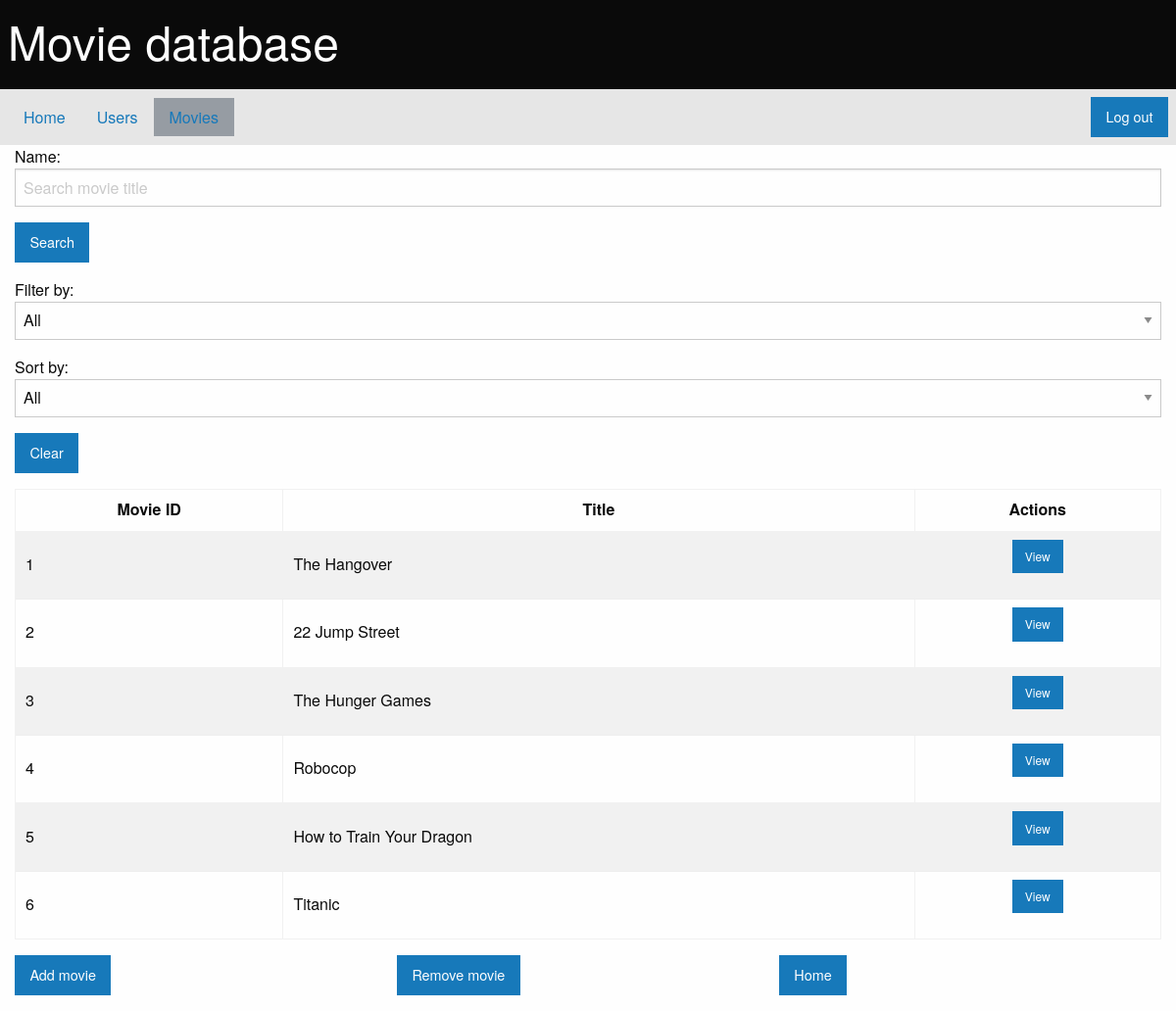
/projects/movie_db_application/private/movies.php (signed in), run on an earlier commit of the app's database.
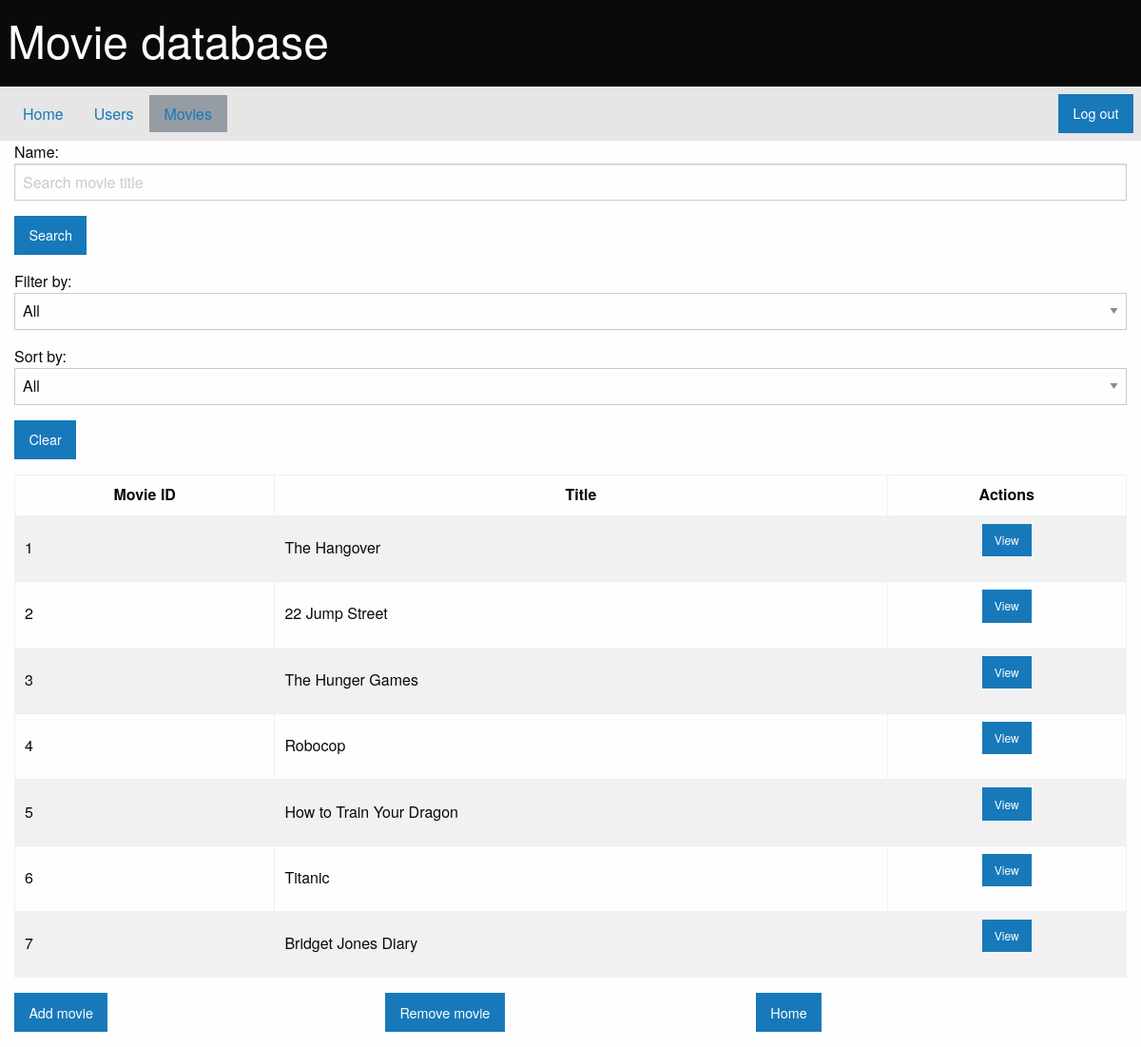
And on a later commit of the database.
### tables this page shows
CREATE TABLE `movies` (
  `id` int(5) NOT NULL,
  `title` varchar(50) NOT NULL,
  `genre_id` int(5) NOT NULL,
  `type_id` int(5) NOT NULL
);

### projects/movie_db_application/private/model/db_functions.php (called while the page is built, shortened)
<?php
function get_movies($connection, $search = '', $genre = '', $sort_by = '') {
    if($genre) $and = 'AND genres.genre_id = '.$genre;
    else $and = '';
    if($sort_by == 'downloads') $order = 'ORDER BY total_downloads DESC';
    else $order = '';
    $sql_to_run = "SELECT movies.*, genre, format, file_type, qry_downloads.count_downloads AS total_downloads FROM movies
                   LEFT JOIN genres ON (genres.genre_id = movies.genre_id)
                   LEFT JOIN video_formats ON (video_formats.type_id = movies.type_id)
                   LEFT JOIN (
                        SELECT downloads.*, COUNT(id) AS count_downloads FROM downloads
                   ) AS qry_downloads ON (qry_downloads.movie_id = movies.id)
                   WHERE title LIKE '%$search%'
                   $and
                   $order";
    $result = $connection->query($sql_to_run);
    $movies_array = array();
    if($result->num_rows > 0) {
        while($row = $result->fetch_assoc()) {
             $movies_array[] = (object) array(
                 'id' => $row["id"],
                 'title' => $row["title"],
                 'genre' => $row["genre"],
                 'format' => $row["format"],
                 'file_type' => $row["file_type"],
                 'total_downloads' => $row["total_downloads"]
             );
        }
        return $movies_array;
    } else {
       return(false);
    }
}
function get_genres($connection) {
    $sql_to_run = "SELECT * FROM genres";
    $result = $connection->query($sql_to_run);
    $genres_array = array();
    if($result->num_rows > 0) {
        while($row = $result->fetch_assoc()) {
             $genres_array[] = (object) array(
                 'id' => $row["genre_id"],
                 'genre' => $row["genre"],
             );
        }
        return $genres_array;
    }
}
?>

### projects/movie_db_application/private/movies.php (the view, shortened to what this page needs)
<!doctype html>
<html>
<head>
    <?php include_once('model/db_functions.php'); ?>
    <?php include_once('model/view_functions.php'); ?>
    <link rel="stylesheet" type="text/css" href="assets/css/foundation.css">
</head>
<body>
    <?php
        $connection = connect_database();
        $content = title_nav_bar('movies');
        if(isset($_GET['view'])) $view = $_GET['view'];
        else $view = '';
        if(isset($_POST['search'])) $search = $_POST['search'];
        else $search = '';
        if(isset($_GET['genre'])) $genre_search = $_GET['genre'];
        else $genre_search = '';
        if(isset($_GET['sort_by'])) $sort_by = $_GET['sort_by'];
        else $sort_by = '';
        if($view == '') {
            $genres = get_genres($connection);
            $content .= '
                <div class="grid-container">
                    <div class="">
                        <form id="search_movies" method="post" action="?">
                            Name: <input type="text" id="search" name="search" placeholder="Search movie title">
                            <input class="button" type="submit" value="Search">
                        </form>
                        <form method="get">
                        Filter by:
                            <select name="genre" id="genre" onchange="this.form.submit()">
                                <optgroup label="Genre">
                                    <option value="">All</option>';
                            foreach($genres as $genre) {
                                $content .= '<option value="'.$genre->id.'" '.($genre->id == $genre_search?'selected="selected"':'').'>'.$genre->genre.'</option>';
                            }
                            $content .= '
                                </optgroup>
                            </select>
                        Sort by:
                            <select name="sort_by" id="sort_by" onchange="this.form.submit()">
                                <option value="">All</option>
                                <option value="downloads" '.($sort_by=='downloads'?'selected="selected"':'').'>Downloads</option>
                            </select>
                        </form>
                        <a class="button" onclick="window.location.href=(\'movies.php\')">Clear</a>
                        <br>
                    </div>
                </div>
            <div class="grid-container">';
                $movies = get_movies($connection, $search, $genre_search, $sort_by);
                if($movies) {
                    $content .= '<table border="1">
                                    <tr>
                                        <th>Movie ID</th>
                                        <th>Title</th>
                                        <th>Actions</th>
                                    </tr>
                                 ';
                    foreach($movies as $movie) {
                        $content .= '<tr>
                                        <td>'.$movie->id.'</td>
                                        <td>'.$movie->title.'</td>
                                        <td style="text-align: center;" ><a class="button small" href="movies.php?view=movie&id='.$movie->id.'">View</a></td>
                                    </tr>';
                    }
                    $content .= '</table>';
                } else {
                    echo('No movies found.');
                }
                $content .= '<div class="grid-x">
                                <div class="cell small-4">
                                    <a class="button" href="index.php?view=movies_add">Add movie</a><br>
                                </div>
                                <div class="cell small-4">
                                    <a class="button" href="index.php?view=movies_remove">Remove movie</a>
                                </div>
                                <div class="cell small-4">
                                    '.home_button().'
                                </div>
                             </div>
                        </div>';
        } else if($view == 'movie') {
             $content .= '<h2>Movie information</h2>';
            $movie = get_movie($connection, $_GET['id']);
            if($movie) {
                 $content .= '<h3>Movie ID:</h3>'.$movie['id'].'<br>
                            <h3>Title:</h3>'.$movie['title'].'<br>
                            <h3>Genre:</h3>'.$movie['genre'].'<br>
                            <h3>File type:</h3>'.$movie['file_type'].'<br>
                            <h3>Format:</h3>'.$movie['format'].'<br>';
            } else {
                echo('No movie found.');
            }
            $content .= home_button();
            $content .= '</div>';
        }
        echo($content);
	?>
</body>
</html>

### projects/movie_db_application/private/model/view_functions.php
<?php
function home_button() {
    return('<a class="button" href="index.php?view=home">Home</a>');
}
function title_nav_bar($page) {
    $title = ucfirst($page);
    $layout = ' <div class="title-bar">
                    <h1>Movie database</h1>
                </div>
                <nav class="top-bar" data-topbar role="navigation">
                    <ul class="horizontal medium-horizontal menu">
                        <li><a href="home.php?view=home" '.($title == 'Home' ? 'style="background: #969CA3;"' : '').'>Home</a></li>
                        <li><a href="users.php" '.($title == 'Users' ? 'style="background: #969CA3;"' : '').'>Users</a></li>
                        <li><a href="movies.php" '.($title == 'Movies' ? 'style="background: #969CA3;"' : '').'>Movies</a></li>
                    </ul>
                    <a class="button" href="../authenticate.php?action=logout"style="margin: auto 0">Log out</a>
                </nav>
                ';
    return $layout;
}
?>

What changed in the data, as far as the page shows it:
added movies: id "7", title "Bridget Jones Diary"
